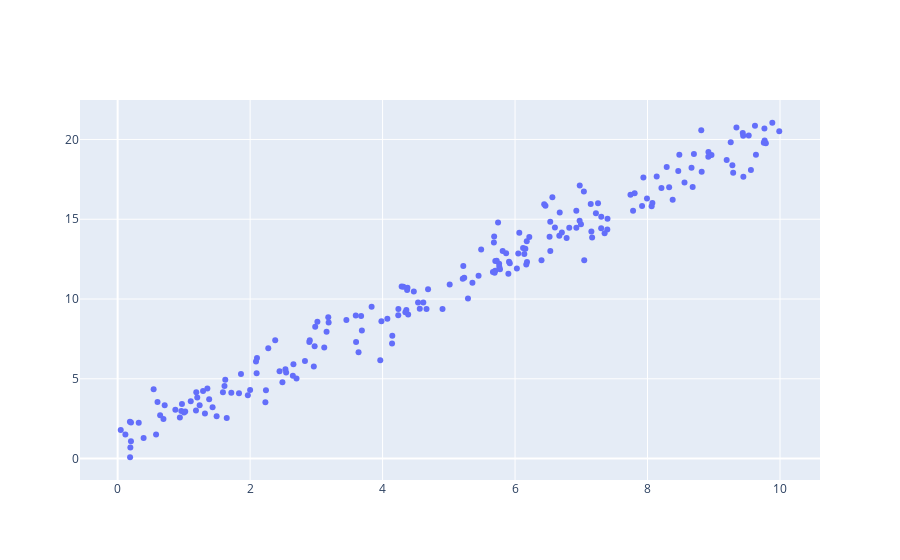

Notebook code cell kept with this figure:
### Code cell
#y=β0+β1x+ε
#predictor = x
#outcomes = y
#belta0 = the mean response when the predictor is zero
#belta1 = is the change mean response for a one-unit increase in the value of the predictor
import numpy as np
import pandas as pd
import plotly.express as px
import plotly.graph_objects as go
import matplotlib.pyplot as plt
from scipy.stats import norm

n = 200
belta0 = 1
belta1 = 2
sigma = 1

np.random.seed(0)
x = np.random.uniform(0, 10, n)
e = np.random.normal(0, sigma, n)
y = belta0 + belta1 * x + e

df = pd.DataFrame({'x' : x, 'y' : y})
df['Data'] = 'Data'
px.scatter(df, x='x',  y='y', color='Data', 
           trendline='ols', title='y vs. x')

fig = go.Figure()
fig.add_trace(go.Scatter(x=x, y=y, mode='markers', name='Data'))

### Figure 1 — Plotly figure (JSON) as saved in the notebook; plotly's stock layout.template omitted (floating-point values rounded to 4 significant figures; data arrays with more than 128 entries replaced by an {"elided": "..."} marker saying what was removed)
{"data": [{"mode": "markers", "name": "Data", "type": "scatter", "x": {"elided": "200 float values"}, "y": {"elided": "200 float values"}}], "layout": {}}
